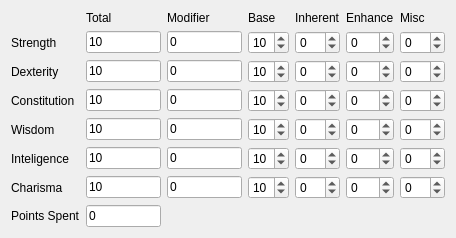
      <widget class="QWidget" name="tab_3">
       <attribute name="title">
        <string>Stats</string>
       </attribute>
       <layout class="QVBoxLayout" name="verticalLayout_3">
        <item>
         <layout class="QGridLayout" name="gridLayout">
          <item row="2" column="1">
           <widget class="QLineEdit" name="lineEditDexTotal">
            <property name="maximumSize">
             <size>
              <width>75</width>
              <height>16777215</height>
             </size>
            </property>
            <property name="text">
             <string>10</string>
            </property>
            <property name="frame">
             <bool>true</bool>
            </property>
            <property name="readOnly">
             <bool>true</bool>
            </property>
           </widget>
          </item>
          <item row="0" column="3">
           <widget class="QLabel" name="labelStatBase">
            <property name="maximumSize">
             <size>
              <width>16777215</width>
              <height>20</height>
             </size>
            </property>
            <property name="text">
             <string>Base</string>
            </property>
           </widget>
          </item>
          <item row="5" column="4">
           <widget class="QSpinBox" name="spinBoxIntInh">
            <property name="minimum">
             <number>-99</number>
            </property>
           </widget>
          </item>
          <item row="0" column="1">
           <widget class="QLabel" name="labelStatTotal">
            <property name="maximumSize">
             <size>
              <width>75</width>
              <height>20</height>
             </size>
            </property>
            <property name="text">
             <string>Total</string>
            </property>
           </widget>
          </item>
          <item row="1" column="1">
           <widget class="QLineEdit" name="lineEditStrTotal">
            <property name="maximumSize">
             <size>
              <width>75</width>
              <height>16777215</height>
             </size>
            </property>
            <property name="text">
             <string>10</string>
            </property>
            <property name="frame">
             <bool>true</bool>
            </property>
            <property name="readOnly">
             <bool>true</bool>
            </property>
           </widget>
          </item>
          <item row="1" column="0">
           <widget class="QLabel" name="labelStr">
            <property name="text">
             <string>Strength</string>
            </property>
           </widget>
          </item>
          <item row="6" column="6">
           <widget class="QSpinBox" name="spinBoxChaMisc">
            <property name="minimum">
             <number>-99</number>
            </property>
           </widget>
          </item>
          <item row="0" column="6">
           <widget class="QLabel" name="labelStatMisc">
            <property name="maximumSize">
             <size>
              <width>16777215</width>
              <height>20</height>
             </size>
            </property>
            <property name="text">
             <string>Misc</string>
            </property>
           </widget>
          </item>
          <item row="5" column="2">
           <widget class="QLineEdit" name="lineEditIntMod">
            <property name="maximumSize">
             <size>
              <width>75</width>
              <height>16777215</height>
             </size>
            </property>
            <property name="text">
             <string>0</string>
            </property>
            <property name="frame">
             <bool>true</bool>
            </property>
            <property name="readOnly">
             <bool>true</bool>
            </property>
           </widget>
          </item>
          <item row="5" column="3">
           <widget class="QSpinBox" name="spinBoxIntBase">
            <property name="minimum">
             <number>7</number>
            </property>
            <property name="maximum">
             <number>18</number>
            </property>
            <property name="value">
             <number>10</number>
            </property>
           </widget>
          </item>
          <item row="6" column="5">
           <widget class="QSpinBox" name="spinBoxChaEnh">
            <property name="minimum">
             <number>-99</number>
            </property>
           </widget>
          </item>
          <item row="4" column="2">
           <widget class="QLineEdit" name="lineEditWisMod">
            <property name="maximumSize">
             <size>
              <width>75</width>
              <height>16777215</height>
             </size>
            </property>
            <property name="text">
             <string>0</string>
            </property>
            <property name="frame">
             <bool>true</bool>
            </property>
            <property name="readOnly">
             <bool>true</bool>
            </property>
           </widget>
          </item>
          <item row="3" column="3">
           <widget class="QSpinBox" name="spinBoxConBase">
            <property name="minimum">
             <number>7</number>
            </property>
            <property name="maximum">
             <number>18</number>
            </property>
            <property name="value">
             <number>10</number>
            </property>
           </widget>
          </item>
          <item row="2" column="3">
           <widget class="QSpinBox" name="spinBoxDexBase">
            <property name="minimum">
             <number>7</number>
            </property>
            <property name="maximum">
             <number>18</number>
            </property>
            <property name="value">
             <number>10</number>
            </property>
           </widget>
          </item>
          <item row="2" column="4">
           <widget class="QSpinBox" name="spinBoxDexInh">
            <property name="minimum">
             <number>-99</number>
            </property>
           </widget>
          </item>
          <item row="4" column="3">
           <widget class="QSpinBox" name="spinBoxWisBase">
            <property name="minimum">
             <number>7</number>
            </property>
            <property name="maximum">
             <number>18</number>
            </property>
            <property name="value">
             <number>10</number>
            </property>
           </widget>
          </item>
          <item row="3" column="2">
           <widget class="QLineEdit" name="lineEditConMod">
            <property name="maximumSize">
             <size>
              <width>75</width>
              <height>16777215</height>
             </size>
            </property>
            <property name="text">
             <string>0</string>
            </property>
            <property name="frame">
             <bool>true</bool>
            </property>
            <property name="readOnly">
             <bool>true</bool>
            </property>
           </widget>
          </item>
          <item row="4" column="5">
           <widget class="QSpinBox" name="spinBoxWisEnh">
            <property name="minimum">
             <number>-99</number>
            </property>
           </widget>
          </item>
          <item row="6" column="3">
           <widget class="QSpinBox" name="spinBoxChaBase">
            <property name="minimum">
             <number>7</number>
            </property>
            <property name="maximum">
             <number>18</number>
            </property>
            <property name="value">
             <number>10</number>
            </property>
           </widget>
          </item>
          <item row="5" column="6">
           <widget class="QSpinBox" name="spinBoxIntMisc">
            <property name="minimum">
             <number>-99</number>
            </property>
           </widget>
          </item>
          <item row="2" column="5">
           <widget class="QSpinBox" name="spinBoxDexEnh">
            <property name="minimum">
             <number>-99</number>
            </property>
           </widget>
          </item>
          <item row="6" column="2">
           <widget class="QLineEdit" name="lineEditChaMod">
            <property name="maximumSize">
             <size>
              <width>75</width>
              <height>16777215</height>
             </size>
            </property>
            <property name="text">
             <string>0</string>
            </property>
            <property name="frame">
             <bool>true</bool>
            </property>
            <property name="readOnly">
             <bool>true</bool>
            </property>
           </widget>
          </item>
          <item row="2" column="6">
           <widget class="QSpinBox" name="spinBoxDexMisc">
            <property name="minimum">
             <number>-99</number>
            </property>
           </widget>
          </item>
          <item row="3" column="0">
           <widget class="QLabel" name="labelCon">
            <property name="text">
             <string>Constitution</string>
            </property>
           </widget>
          </item>
          <item row="3" column="1">
           <widget class="QLineEdit" name="lineEditConTotal">
            <property name="maximumSize">
             <size>
              <width>75</width>
              <height>16777215</height>
             </size>
            </property>
            <property name="text">
             <string>10</string>
            </property>
            <property name="frame">
             <bool>true</bool>
            </property>
            <property name="readOnly">
             <bool>true</bool>
            </property>
           </widget>
          </item>
          <item row="6" column="0">
           <widget class="QLabel" name="labelCha">
            <property name="text">
             <string>Charisma</string>
            </property>
           </widget>
          </item>
          <item row="0" column="5">
           <widget class="QLabel" name="labelStatEnhance">
            <property name="maximumSize">
             <size>
              <width>16777215</width>
              <height>20</height>
             </size>
            </property>
            <property name="text">
             <string>Enhance</string>
            </property>
           </widget>
          </item>
          <item row="1" column="4">
           <widget class="QSpinBox" name="spinBoxStrInh">
            <property name="minimum">
             <number>-99</number>
            </property>
           </widget>
          </item>
          <item row="4" column="1">
           <widget class="QLineEdit" name="lineEditWisTotal">
            <property name="maximumSize">
             <size>
              <width>75</width>
              <height>16777215</height>
             </size>
            </property>
            <property name="text">
             <string>10</string>
            </property>
            <property name="frame">
             <bool>true</bool>
            </property>
            <property name="readOnly">
             <bool>true</bool>
            </property>
           </widget>
          </item>
          <item row="4" column="0">
           <widget class="QLabel" name="labelWis">
            <property name="text">
             <string>Wisdom</string>
            </property>
           </widget>
          </item>
          <item row="2" column="0">
           <widget class="QLabel" name="labelDex">
            <property name="text">
             <string>Dexterity</string>
            </property>
           </widget>
          </item>
          <item row="5" column="5">
           <widget class="QSpinBox" name="spinBoxIntEnh">
            <property name="minimum">
             <number>-99</number>
            </property>
           </widget>
          </item>
          <item row="0" column="2">
           <widget class="QLabel" name="labelStatModifier">
            <property name="maximumSize">
             <size>
              <width>75</width>
              <height>20</height>
             </size>
            </property>
            <property name="text">
             <string>Modifier</string>
            </property>
           </widget>
          </item>
          <item row="2" column="2">
           <widget class="QLineEdit" name="lineEditDexMod">
            <property name="maximumSize">
             <size>
              <width>75</width>
              <height>16777215</height>
             </size>
            </property>
            <property name="text">
             <string>0</string>
            </property>
            <property name="frame">
             <bool>true</bool>
            </property>
            <property name="readOnly">
             <bool>true</bool>
            </property>
           </widget>
          </item>
          <item row="5" column="1">
           <widget class="QLineEdit" name="lineEditIntTotal">
            <property name="maximumSize">
             <size>
              <width>75</width>
              <height>16777215</height>
             </size>
            </property>
            <property name="text">
             <string>10</string>
            </property>
            <property name="frame">
             <bool>true</bool>
            </property>
            <property name="readOnly">
             <bool>true</bool>
            </property>
           </widget>
          </item>
          <item row="1" column="3">
           <widget class="QSpinBox" name="spinBoxStrBase">
            <property name="minimum">
             <number>7</number>
            </property>
            <property name="maximum">
             <number>18</number>
            </property>
            <property name="value">
             <number>10</number>
            </property>
           </widget>
          </item>
          <item row="3" column="4">
           <widget class="QSpinBox" name="spinBoxConInh">
            <property name="minimum">
             <number>-99</number>
            </property>
           </widget>
          </item>
          <item row="3" column="5">
           <widget class="QSpinBox" name="spinBoxConEnh">
            <property name="minimum">
             <number>-99</number>
            </property>
           </widget>
          </item>
          <item row="3" column="6">
           <widget class="QSpinBox" name="spinBoxConMisc">
            <property name="minimum">
             <number>-99</number>
            </property>
           </widget>
          </item>
          <item row="1" column="6">
           <widget class="QSpinBox" name="spinBoxStrMisc">
            <property name="minimum">
             <number>-99</number>
            </property>
           </widget>
          </item>
          <item row="4" column="4">
           <widget class="QSpinBox" name="spinBoxWisInh">
            <property name="minimum">
             <number>-99</number>
            </property>
           </widget>
          </item>
          <item row="1" column="2">
           <widget class="QLineEdit" name="lineEditStrMod">
            <property name="maximumSize">
             <size>
              <width>75</width>
              <height>16777215</height>
             </size>
            </property>
            <property name="text">
             <string>0</string>
            </property>
            <property name="frame">
             <bool>true</bool>
            </property>
            <property name="readOnly">
             <bool>true</bool>
            </property>
           </widget>
          </item>
          <item row="5" column="0">
           <widget class="QLabel" name="labelInt">
            <property name="text">
             <string>Inteligence</string>
            </property>
           </widget>
          </item>
          <item row="1" column="5">
           <widget class="QSpinBox" name="spinBoxStrEnh">
            <property name="minimum">
             <number>-99</number>
            </property>
           </widget>
          </item>
          <item row="6" column="1">
           <widget class="QLineEdit" name="lineEditChaTotal">
            <property name="maximumSize">
             <size>
              <width>75</width>
              <height>16777215</height>
             </size>
            </property>
            <property name="text">
             <string>10</string>
            </property>
            <property name="frame">
             <bool>true</bool>
            </property>
            <property name="readOnly">
             <bool>true</bool>
            </property>
           </widget>
          </item>
          <item row="0" column="4">
           <widget class="QLabel" name="labelStatInherent">
            <property name="maximumSize">
             <size>
              <width>16777215</width>
              <height>20</height>
             </size>
            </property>
            <property name="text">
             <string>Inherent</string>
            </property>
           </widget>
          </item>
          <item row="4" column="6">
           <widget class="QSpinBox" name="spinBoxWisMisc">
            <property name="minimum">
             <number>-99</number>
            </property>
           </widget>
          </item>
          <item row="6" column="4">
           <widget class="QSpinBox" name="spinBoxChaInh">
            <property name="minimum">
             <number>-99</number>
            </property>
           </widget>
          </item>
          <item row="7" column="0">
           <widget class="QLabel" name="labelPointsSpent">
            <property name="text">
             <string>Points Spent</string>
            </property>
           </widget>
          </item>
          <item row="7" column="1">
           <widget class="QLineEdit" name="lineEditPointsSpent">
            <property name="maximumSize">
             <size>
              <width>75</width>
              <height>16777215</height>
             </size>
            </property>
            <property name="text">
             <string>0</string>
            </property>
            <property name="readOnly">
             <bool>true</bool>
            </property>
           </widget>
          </item>
         </layout>
        </item>
       </layout>
      </widget>
